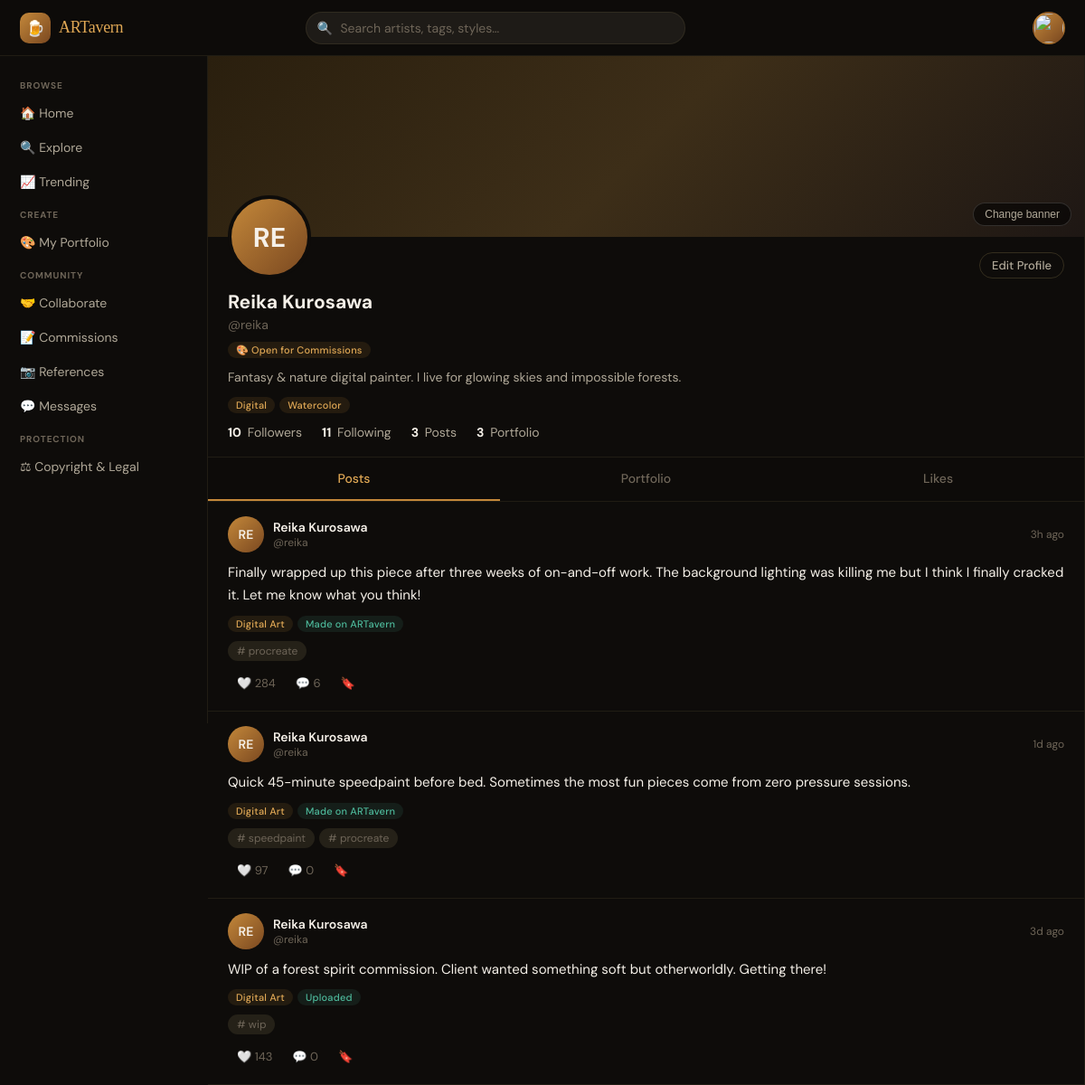
Screenshot of /pages/profile.php?u=reika (signed in) with the database file from the repository.
### tables this page shows
CREATE TABLE users (
    id            INT UNSIGNED AUTO_INCREMENT PRIMARY KEY,
    display_name  VARCHAR(80)  NOT NULL,
    username      VARCHAR(40)  NOT NULL UNIQUE,
    email         VARCHAR(180) NOT NULL UNIQUE,
    password_hash VARCHAR(255) NOT NULL,
    bio           TEXT,
    avatar_path   VARCHAR(255),
    banner_path   VARCHAR(255),
    art_styles    VARCHAR(255),           
    commission_open TINYINT(1) DEFAULT 0,
    role          ENUM('user','moderator','admin') DEFAULT 'user',
    agreed_tos    TINYINT(1) DEFAULT 0,
    is_verified   TINYINT(1) DEFAULT 0,
    created_at    DATETIME DEFAULT CURRENT_TIMESTAMP,
    updated_at    DATETIME DEFAULT CURRENT_TIMESTAMP ON UPDATE CURRENT_TIMESTAMP
);

CREATE TABLE posts (
    id            INT UNSIGNED AUTO_INCREMENT PRIMARY KEY,
    user_id       INT UNSIGNED NOT NULL,
    body          TEXT,
     
    medium        ENUM('digital','traditional','pixel_art','3d','mixed','other') DEFAULT 'digital',
    source        ENUM('created_on_site','uploaded') DEFAULT 'uploaded',
     
    image_path    VARCHAR(255),
     
    like_count    INT UNSIGNED DEFAULT 0,
    comment_count INT UNSIGNED DEFAULT 0,
    repost_count  INT UNSIGNED DEFAULT 0,
    is_deleted    TINYINT(1) DEFAULT 0,
    created_at    DATETIME DEFAULT CURRENT_TIMESTAMP,
    updated_at    DATETIME DEFAULT CURRENT_TIMESTAMP ON UPDATE CURRENT_TIMESTAMP,
    FOREIGN KEY (user_id) REFERENCES users(id) ON DELETE CASCADE
);

CREATE TABLE post_tags (
    post_id INT UNSIGNED NOT NULL,
    tag_id  INT UNSIGNED NOT NULL,
    PRIMARY KEY (post_id, tag_id),
    FOREIGN KEY (post_id) REFERENCES posts(id) ON DELETE CASCADE,
    FOREIGN KEY (tag_id)  REFERENCES tags(id)  ON DELETE CASCADE
);

CREATE TABLE tags (
    id         INT UNSIGNED AUTO_INCREMENT PRIMARY KEY,
    name       VARCHAR(80)  NOT NULL UNIQUE,    
    slug       VARCHAR(80)  NOT NULL UNIQUE,
    post_count INT UNSIGNED DEFAULT 0,
    created_at DATETIME DEFAULT CURRENT_TIMESTAMP
);

### includes/config.php (called while the page is built, shortened)
<?php
function db(): PDO {
    static $pdo = null;
    if ($pdo === null) {
        $dsn = 'mysql:host=' . DB_HOST . ';dbname=' . DB_NAME . ';charset=' . DB_CHARSET;
        $pdo = new PDO($dsn, DB_USER, DB_PASS, [
            PDO::ATTR_ERRMODE            => PDO::ERRMODE_EXCEPTION,
            PDO::ATTR_DEFAULT_FETCH_MODE => PDO::FETCH_ASSOC,
            PDO::ATTR_EMULATE_PREPARES   => false,
        ]);
    }
    return $pdo;
}
function current_user(): ?array {
    return $_SESSION['user'] ?? null;
}
function h(string $s): string {
    return htmlspecialchars($s, ENT_QUOTES, 'UTF-8');
}
function time_ago(string $datetime): string {
    $diff = time() - strtotime($datetime);
    return match(true) {
        $diff < 60     => 'just now',
        $diff < 3600   => floor($diff / 60) . 'm ago',
        $diff < 86400  => floor($diff / 3600) . 'h ago',
        $diff < 604800 => floor($diff / 86400) . 'd ago',
        default        => date('M j, Y', strtotime($datetime)),
    };
}
function medium_label(string $m): string {
    return match($m) {
        'digital'     => 'Digital Art',
        'traditional' => 'Traditional',
        'pixel_art'   => 'Pixel Art',
        '3d'          => '3D Art',
        'mixed'       => 'Mixed Media',
        default       => 'Other',
    };
}
function source_label(string $s): string {
    return $s === 'created_on_site' ? 'Made on ARTavern' : 'Uploaded';
}

### includes/profile.php (called while the page is built, shortened)
<?php
require_once __DIR__ . '/config.php';
function get_profile(string $username): ?array {
    $st = db()->prepare('SELECT id,display_name,username,bio,avatar_path,banner_path,
        art_styles,commission_open,role,created_at FROM users WHERE username=?');
    $st->execute([$username]);
    return $st->fetch() ?: null;
}
function get_follower_count(int $user_id): int {
    $st = db()->prepare('SELECT COUNT(*) FROM follows WHERE following_id=?');
    $st->execute([$user_id]);
    return (int) $st->fetchColumn();
}
function get_following_count(int $user_id): int {
    $st = db()->prepare('SELECT COUNT(*) FROM follows WHERE follower_id=?');
    $st->execute([$user_id]);
    return (int) $st->fetchColumn();
}
function get_portfolio(int $user_id): array {
    $st = db()->prepare('SELECT * FROM portfolio_items WHERE user_id=? ORDER BY is_featured DESC, created_at DESC');
    $st->execute([$user_id]);
    return $st->fetchAll();
}

### includes/posts.php (called while the page is built, shortened)
<?php
require_once __DIR__ . '/config.php';
function attach_tags_to_posts(PDO $pdo, array $posts): array {
    $ids = array_column($posts, 'id');
    $in  = implode(',', array_fill(0, count($ids), '?'));
    $st  = $pdo->prepare("SELECT pt.post_id, t.name, t.slug
                           FROM post_tags pt JOIN tags t ON t.id=pt.tag_id
                           WHERE pt.post_id IN ($in)");
    $st->execute($ids);
    $tagMap = [];
    foreach ($st->fetchAll() as $r) {
        $tagMap[$r['post_id']][] = $r;
    }
    return $posts;
}
function get_user_posts(int $user_id, int $page = 1, int $per = 20): array {
    $offset = ($page - 1) * $per;
    $st = db()->prepare('SELECT p.*, u.display_name, u.username, u.avatar_path
        FROM posts p JOIN users u ON u.id=p.user_id
        WHERE p.user_id=? AND p.is_deleted=0
        ORDER BY p.created_at DESC LIMIT ? OFFSET ?');
    $st->execute([$user_id, $per, $offset]);
    $posts = $st->fetchAll();
    return attach_tags_to_posts(db(), $posts);
}

### pages/profile.php (the view, shortened to what this page needs)
<?php
require_once __DIR__ . '/../includes/config.php';
require_once __DIR__ . '/../includes/profile.php';
require_once __DIR__ . '/../includes/posts.php';
$username = trim($_GET['u'] ?? '');
$profile   = get_profile($username);
$me           = current_user();
$followers    = get_follower_count((int)$profile['id']);
$following    = get_following_count((int)$profile['id']);
$is_me        = $me && (int)$me['id'] === (int)$profile['id'];
$user_posts   = get_user_posts((int)$profile['id']);
$portfolio    = get_portfolio((int)$profile['id']);
$post_count   = count($user_posts);
require_once __DIR__ . '/../includes/header.php';
?>
<div class="profile-page">
  <div class="profile-banner">
    <?php if ($is_me): ?>
      <button class="profile-banner-edit" onclick="showToast('🖼️','Banner upload coming soon')">
        Change banner
      </button>
    <?php endif; ?>
  </div>
  <div class="profile-body">
    <div class="profile-avatar-wrap">
      <div class="profile-avatar-large">
        <?php if ($profile['avatar_path']): ?>
          <img src="<?= h(UPLOAD_URL . $profile['avatar_path']) ?>" alt="">
        <?php else: ?>
          <?= strtoupper(substr($profile['display_name'], 0, 2)) ?>
        <?php endif; ?>
      </div>
      <div class="profile-action-row">
        <?php if ($is_me): ?>
          <a href="<?= SITE_URL ?>/pages/settings.php"
             class="btn btn-ghost btn-sm">Edit Profile</a>
        <?php else: ?>
          <button class="btn btn-primary btn-sm"
                  onclick="openModal('login')">Follow</button>
        <?php endif; ?>
      </div>
    </div>
    <div class="profile-name"><?= h($profile['display_name']) ?></div>
    <div class="profile-handle">@<?= h($profile['username']) ?></div>
    <div class="profile-badges">
      <?php if ($profile['commission_open']): ?>
        <span class="chip chip-medium">🎨 Open for Commissions</span>
      <?php endif; ?>
    </div>
    <?php if ($profile['bio']): ?>
      <p class="profile-bio-text"><?= nl2br(h($profile['bio'])) ?></p>
    <?php endif; ?>
    <?php if ($profile['art_styles']): ?>
      <div class="profile-styles">
        <?php foreach (array_filter(array_map('trim', explode(',', $profile['art_styles']))) as $s): ?>
          <span class="chip chip-medium"><?= h($s) ?></span>
        <?php endforeach; ?>
      </div>
    <?php endif; ?>
    <div class="profile-stats">
      <a href="#" onclick="showFollowersModal(); return false;">
        <strong id="followerCount"><?= number_format($followers) ?></strong> Followers
      </a>
      <a href="#" onclick="showFollowingModal(); return false;">
        <strong><?= number_format($following) ?></strong> Following
      </a>
      <span>
        <strong><?= number_format($post_count) ?></strong> Posts
      </span>
      <span>
        <strong><?= number_format(count($portfolio)) ?></strong> Portfolio
      </span>
    </div>
  </div>
  <div class="profile-tabs">
    <div class="profile-tab active" id="tabPosts"     onclick="switchTab('posts')">Posts</div>
    <div class="profile-tab"        id="tabPortfolio" onclick="switchTab('portfolio')">Portfolio</div>
    <div class="profile-tab"        id="tabLikes"     onclick="switchTab('likes')">Likes</div>
  </div>
  <div id="panePosts">
    <?php if (empty($user_posts)): ?>
      <div class="profile-empty">
        <div class="empty-icon">🎨</div>
        <div class="empty-title">No posts yet</div>
        <div class="empty-sub">
          <?= $is_me ? 'Share your first piece with the tavern!' : h($profile['display_name']) . ' hasn\'t posted yet.' ?>
        </div>
        <?php if ($is_me): ?>
          <button class="btn btn-primary" style="margin-top:14px;"
                  onclick="location.href='<?= SITE_URL ?>/index.php'">
            Go to Feed
          </button>
        <?php endif; ?>
      </div>
    <?php else: ?>
      <?php foreach ($user_posts as $post): ?>
      <div class="profile-post-card"
           onclick="location.href='<?= SITE_URL ?>/pages/post.php?id=<?= (int)$post['id'] ?>'">
        <div class="post-header">
          <div class="post-avatar"
               style="background:linear-gradient(135deg,var(--accent),#7a4820);">
            <?php if ($profile['avatar_path']): ?>
              <img src="<?= h(UPLOAD_URL.$profile['avatar_path']) ?>" alt="">
            <?php else: ?>
              <?= strtoupper(substr($profile['display_name'],0,2)) ?>
            <?php endif; ?>
          </div>
          <div>
            <div class="post-meta-name"><?= h($profile['display_name']) ?></div>
            <div class="post-meta-handle">@<?= h($profile['username']) ?></div>
          </div>
          <div class="post-meta-time"><?= time_ago($post['created_at']) ?></div>
        </div>
        <?php if ($post['body']): ?>
          <p class="post-text"><?= nl2br(h($post['body'])) ?></p>
        <?php endif; ?>
        <div class="post-chips">
          <span class="chip chip-medium"><?= h(medium_label($post['medium'])) ?></span>
          <span class="chip chip-source"><?= h(source_label($post['source'])) ?></span>
        </div>
        <?php if (!empty($post['tags'])): ?>
          <div class="post-tags">
            <?php foreach ($post['tags'] as $tag): ?>
              <span class="tag"
                    onclick="event.stopPropagation();
                             location.href='<?= SITE_URL ?>/pages/tag.php?slug=<?= h($tag['slug']) ?>'">
                <?= h($tag['name']) ?>
              </span>
            <?php endforeach; ?>
          </div>
        <?php endif; ?>
        <div class="post-actions" onclick="event.stopPropagation()">
          <button class="post-action <?= ''  ?>"
                  data-count="<?= (int)$post['like_count'] ?>"
                  onclick="toggleLike(this, <?= (int)$post['id'] ?>)">
            🤍 <?= number_format($post['like_count']) ?>
          </button>
          <button class="post-action"
                  data-href="<?= SITE_URL ?>/pages/post.php?id=<?= (int)$post['id'] ?>"
                  onclick="location.href=this.dataset.href">
            💬 <?= number_format($post['comment_count']) ?>
          </button>
          <button class="post-action"
                  onclick="toggleBookmark(this, <?= (int)$post['id'] ?>)">
            🔖
          </button>
        </div>
      </div>
      <?php endforeach; ?>
    <?php endif; ?>
  </div>
</div>
<?php require_once __DIR__ . '/../includes/footer.php'; ?>

### assets/css/main.css (style rules this page uses)
*, *::before, *::after { box-sizing: border-box; margin: 0; padding: 0; }
:root { --bg: #0e0c0a; --bg2: #141210; --bg3: #1a1714; --surface: #1e1b17; --surface2: #252118; --border: rgba(255,220,140,0.08); --border2: rgba(255,220,140,0.16); --text: #f5f0e8; --text2: #b0a898; --text3: #6e6558; --accent: #c4883a; --accent2: #e0a855; --accent-bg: rgba(196,136,58,0.12); --accent-bg2:rgba(196,136,58,0.22); --teal: #4db89a; --teal-bg: rgba(77,184,154,0.1); --rose: #d4706a; --rose-bg: rgba(212,112,106,0.1); --radius: 12px; --radius-sm: 8px; --radius-lg: 18px; --header-h: 62px; --sidebar-w: 230px; --rsidebar-w:290px; --transition:all 0.18s ease; }
body { font-family: 'DM Sans', sans-serif; background: var(--bg); color: var(--text); min-height: 100vh; overflow-x: hidden; }
a { color: inherit; text-decoration: none; }
.btn { font-family: 'DM Sans', sans-serif; font-size: 14px; font-weight: 500; border: none; cursor: pointer; border-radius: 50px; padding: 8px 18px; transition: var(--transition); text-decoration: none; display: inline-flex; align-items: center; gap: 6px; }
.btn-ghost { background: transparent; color: var(--text2); border: 1px solid var(--border2); }
.btn-sm { padding: 5px 13px; font-size: 13px; }
.post-header { display: flex; align-items: center; gap: 10px; margin-bottom: 10px; }
.post-avatar { width: 40px; height: 40px; border-radius: 50%; flex-shrink: 0; display: flex; align-items: center; justify-content: center; font-size: 14px; font-weight: 600; overflow: hidden; }
.post-meta-name { font-size: 14px; font-weight: 600; }
.post-meta-handle { font-size: 12px; color: var(--text3); }
.post-meta-time { font-size: 12px; color: var(--text3); margin-left: auto; }
.post-text { font-size: 15px; line-height: 1.65; margin-bottom: 10px; }
.post-chips { display: flex; flex-wrap: wrap; gap: 5px; margin-bottom: 10px; }
.chip { font-size: 11px; font-weight: 500; padding: 2px 9px; border-radius: 50px; letter-spacing: 0.02em; }
.chip-medium { background: rgba(196,136,58,0.12); color: var(--accent2); }
.chip-source { background: rgba(77,184,154,0.1); color: var(--teal); }
.post-tags { display: flex; flex-wrap: wrap; gap: 5px; margin-bottom: 10px; }
.tag { font-size: 12px; padding: 3px 10px; border-radius: 50px; background: var(--surface2); color: var(--text3); cursor: pointer; transition: var(--transition); }
.tag::before { content: '#'; }
.post-actions { display: flex; align-items: center; gap: 2px; }
.post-action { display: flex; align-items: center; gap: 5px; padding: 6px 10px; border-radius: 50px; font-size: 13px; color: var(--text3); cursor: pointer; transition: var(--transition); background: none; border: none; font-family: 'DM Sans', sans-serif; }

### rows the page displays
users: display_name "RE", display_name "Reika Kurosawa", username "reika", bio "Fantasy & nature digital painter. I live for glowing skies and impossible forests.", art_styles "Digital", art_styles "Watercolor"
posts: user.display_name "RE", user.display_name "Reika Kurosawa", user.username "reika", created_at "3h ago", body "Finally wrapped up this piece after three weeks of on-and-off work. The background lighting was killing me but I think I finally cracked it. Let me know what you think!", medium "Digital Art", source "Made on ARTavern", like_count "284", comment_count "6"
post_tags: tag.name "procreate"
posts: user.display_name "RE", user.display_name "Reika Kurosawa", user.username "reika", created_at "1d ago", body "Quick 45-minute speedpaint before bed. Sometimes the most fun pieces come from zero pressure sessions.", medium "Digital Art", source "Made on ARTavern", like_count "97", comment_count "0"
post_tags: tag.name "speedpaint"
post_tags: tag.name "procreate"
posts: user.display_name "RE", user.display_name "Reika Kurosawa", user.username "reika", created_at "3d ago", body "WIP of a forest spirit commission. Client wanted something soft but otherworldly. Getting there!", medium "Digital Art", source "Uploaded", like_count "143", comment_count "0"
post_tags: tag.name "wip"

### other values shown
$followers "10"
$following "11"
$post_count "3"
count($portfolio) "3"
